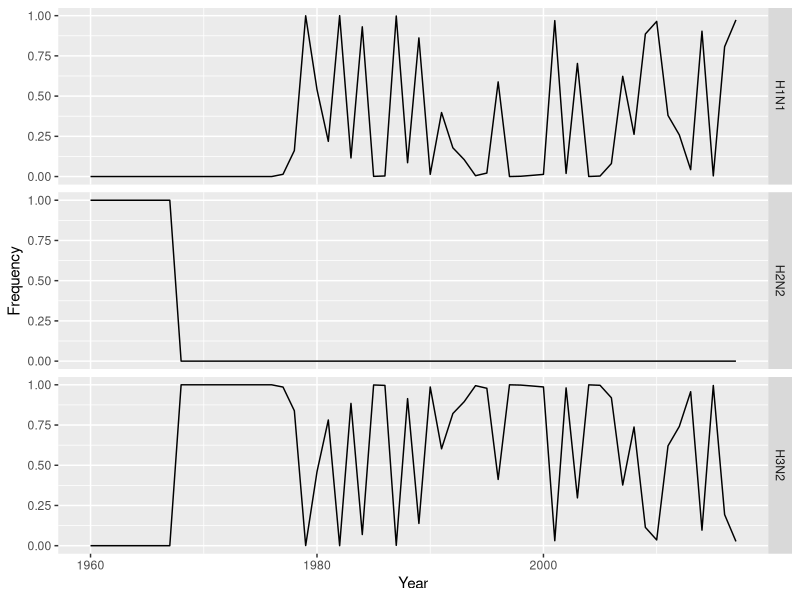

Source code (R):
#! /usr/bin/env Rscript

library(dplyr)
library(tidyr)
library(ggplot2)

# Avian influenza cases in humans usually arise from two viral subtypes, H5N1
# and H7N9. An interesting observation is that the age distributions for H5N1
# and H7N9 cases differ: older people are more likely to get very sick and die
# from H7N9, and younger people from H5N1. There’s no evidence for age-related
# differences in exposure. A recent paper showed that the risk of severe
# infection or death with avian influenza from 1997-2015 could be well
# explained by a simple model that correlated infection risk with the subtype
# of seasonal (non-avian) influenza a person was first exposed to in childhood.
# Different subtypes (H1N1, H2N2, and H3N2) have circulated in different years.
# Perhaps because H3N2 is more closely related to H7N9 than to H5N1, people
# with primary H3N2 infections seem protected from severe infections with H7N9.
# The complement is true for people first infected with H1N1 or H2N2 and later
# exposed to H5N1.
#
# Of course, we do not know the full infection history of any person who was
# hospitalized with avian influenza. We only know the person’s age and the year
# of hospitalization or death. To perform their analysis, the authors needed to
# calculate the probability that each case had a primary infection with each
# subtype, i.e., the probability that a person born in a given year was first
# infected with each subtype. Your challenge is to calculate these
# probabilities.
#
# The authors had to make some assumptions. First, they assumed that the risk
# of influenza infection is 28% in each year of life. Second, they assumed that
# the frequency of each circulating subtype could be inferred from the numbers
# of isolates sampled (primarily in hospitals) each year. These counts are
# given in subtype_counts.csv.

# The challenge: For every year between 1960 and 1996, calculate the
# probability that a person born in that year had primary infection with H1N1,
# H2N2, and H3N2. You must program defensively to pull this off.

# The counts are actually given for each influenza season in the U.S., which is
# slightly different from a calendar year, but you can ignore this. You’ll
# notice that “1” and “0” are used where we know (or will assume) that only one
# subtype was circulating. The authors made several other assumptions, but this
# is good enough for now.

risk <- .28
start_year <- 1960
end_year <- 2017

birdfludata <- tbl_df(read.csv("data/subtype_counts.csv", header=T))

meltyfludata <- birdfludata %>% gather("Strain", "Count", 2:4)
meltyfludata <- meltyfludata %>% group_by(Year) %>%
  mutate(Frequency=Count/sum(Count))

ggplot(meltyfludata) + aes(x=Year, y=Frequency, group=Strain) + geom_line() +
  facet_grid(Strain~.)

people <- tbl_df(data.frame(Birthyear=as.integer(seq(start_year,end_year,1))))
people$pH1N1 <- 1:length(people$Birthyear)*0
people$pH2N2 <- 1:length(people$Birthyear)*0
people$pH3N2 <- 1:length(people$Birthyear)*0
people$pNone <- 1:length(people$Birthyear)*0+1

# use recursive function to compute probabilities
recursiveflu <- function(year, flu_f, people_f, risk=0.28) {
  fH1N1 <- filter(flu_f, Year == year, Strain=="H1N1")$Frequency
  fH2N2 <- filter(flu_f, Year == year, Strain=="H2N2")$Frequency
  fH3N2 <- filter(flu_f, Year == year, Strain=="H3N2")$Frequency
  # print(c(fH1N1,fH2N2,fH3N2,risk))
  
  people_f$pH1N1 <- people_f$pH1N1 + risk*fH1N1*people_f$pNone
  people_f$pH2N2 <- people_f$pH2N2 + risk*fH2N2*people_f$pNone
  people_f$pH3N2 <- people_f$pH3N2 + risk*fH3N2*people_f$pNone
  people_f$pNone <- people_f$pNone * (1-risk)
  # print(people_f)

  if (year == end_year) {
    return(people_f)
  } else {
    recursiveflu(year+1, flu_f, people_f)
  }
}

count <- 1
for (year in seq(start_year,end_year,1)) {
  people[count,] <- recursiveflu(year, meltyfludata, filter(people, Birthyear == year), risk)
  print(recursiveflu(year, meltyfludata, filter(people, Birthyear == year), risk))
  count <- count + 1
}

soln <- people %>% filter(Birthyear >= 1960, Birthyear <= 1996)
print(soln)

# Birthyear       pH1N1     pH2N2      pH3N2        pNone
#      1960 0.001341773 0.9277796 0.07087863 5.312327e-09
#      1961 0.001863574 0.8996939 0.09844255 7.378232e-09
#      1962 0.002588298 0.8606859 0.13672576 1.024754e-08
#      1963 0.003594858 0.8065082 0.18989689 1.423270e-08
#      1964 0.004992858 0.7312614 0.26374568 1.976764e-08
#      1965 0.006934525 0.6267520 0.36631345 2.745505e-08
#      1966 0.009631285 0.4816000 0.50876868 3.813202e-08
#      1967 0.013376784 0.2800000 0.70662316 5.296114e-08
#      1968 0.018578867 0.0000000 0.98142106 7.355714e-08
#      1969 0.025803982 0.0000000 0.97419592 1.021627e-07
#      1970 0.035838863 0.0000000 0.96416099 1.418926e-07
#      1971 0.049776199 0.0000000 0.95022360 1.970731e-07
#      1972 0.069133610 0.0000000 0.93086612 2.737126e-07
#      1973 0.096018902 0.0000000 0.90398072 3.801564e-07
#      1974 0.133359587 0.0000000 0.86663989 5.279950e-07
#      1975 0.185221648 0.0000000 0.81477762 7.333264e-07
#      1976 0.257252289 0.0000000 0.74274669 1.018509e-06
#      1977 0.357294846 0.0000000 0.64270374 1.414596e-06
#      1978 0.490816485 0.0000000 0.50918155 1.964716e-06
#      1979 0.618959042 0.0000000 0.38103823 2.728773e-06
#      1980 0.471117279 0.0000000 0.52887893 3.789962e-06
#      1981 0.444119343 0.0000000 0.55587539 5.263836e-06
#      1982 0.531762977 0.0000000 0.46822971 7.310884e-06
#      1983 0.349670801 0.0000000 0.65031904 1.015401e-05
#      1984 0.440719250 0.0000000 0.55926665 1.410278e-05
#      1985 0.250217861 0.0000000 0.74976255 1.958720e-05
#      1986 0.347131792 0.0000000 0.65284100 2.720445e-05
#      1987 0.480728608 0.0000000 0.51923361 3.778395e-05
#      1988 0.279669174 0.0000000 0.72027835 5.247771e-05
#      1989 0.355004578 0.0000000 0.64492254 7.288571e-05
#      1990 0.158014565 0.0000000 0.84188421 1.012302e-04
#      1991 0.214184600 0.0000000 0.78567480 1.405974e-04
#      1992 0.142787253 0.0000000 0.85701747 1.952742e-04
#      1993 0.128882936 0.0000000 0.87084585 2.712142e-04
#      1994 0.138198567 0.0000000 0.86142475 3.766864e-04
#      1995 0.189912666 0.0000000 0.80956416 5.231755e-04
#      1996 0.255398585 0.0000000 0.74387478 7.266327e-04
